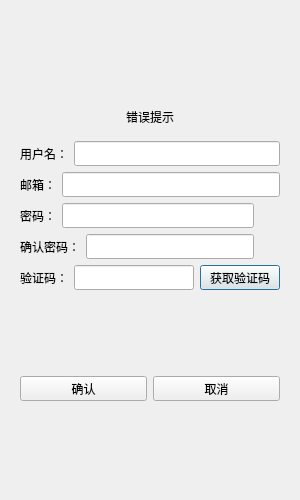
<?xml version="1.0" encoding="UTF-8"?>
<ui version="4.0">
 <class>RegisterDialog</class>
 <widget class="QDialog" name="RegisterDialog">
  <property name="geometry">
   <rect>
    <x>0</x>
    <y>0</y>
    <width>300</width>
    <height>500</height>
   </rect>
  </property>
  <property name="minimumSize">
   <size>
    <width>300</width>
    <height>500</height>
   </size>
  </property>
  <property name="windowTitle">
   <string>Dialog</string>
  </property>
  <layout class="QVBoxLayout" name="verticalLayout_2">
   <item>
    <layout class="QVBoxLayout" name="verticalLayout">
     <item>
      <widget class="QStackedWidget" name="stackedWidget">
       <property name="currentIndex">
        <number>0</number>
       </property>
       <widget class="QWidget" name="page_3">
        <layout class="QVBoxLayout" name="verticalLayout_4">
         <item>
          <spacer name="verticalSpacer">
           <property name="orientation">
            <enum>Qt::Orientation::Vertical</enum>
           </property>
           <property name="sizeHint" stdset="0">
            <size>
             <width>20</width>
             <height>40</height>
            </size>
           </property>
          </spacer>
         </item>
         <item>
          <widget class="QWidget" name="widget" native="true">
           <layout class="QVBoxLayout" name="verticalLayout_6">
            <item>
             <widget class="QLabel" name="err_tip">
              <property name="text">
               <string>错误提示</string>
              </property>
              <property name="alignment">
               <set>Qt::AlignmentFlag::AlignCenter</set>
              </property>
             </widget>
            </item>
           </layout>
          </widget>
         </item>
         <item>
          <layout class="QHBoxLayout" name="horizontalLayout_2">
           <item>
            <widget class="QLabel" name="user_label">
             <property name="minimumSize">
              <size>
               <width>0</width>
               <height>25</height>
              </size>
             </property>
             <property name="maximumSize">
              <size>
               <width>16777215</width>
               <height>25</height>
              </size>
             </property>
             <property name="text">
              <string>用户名：</string>
             </property>
            </widget>
           </item>
           <item>
            <widget class="QLineEdit" name="user_edit">
             <property name="minimumSize">
              <size>
               <width>0</width>
               <height>25</height>
              </size>
             </property>
             <property name="maximumSize">
              <size>
               <width>16777215</width>
               <height>25</height>
              </size>
             </property>
            </widget>
           </item>
          </layout>
         </item>
         <item>
          <layout class="QHBoxLayout" name="horizontalLayout_16">
           <item>
            <widget class="QLabel" name="emaillabel">
             <property name="minimumSize">
              <size>
               <width>0</width>
               <height>25</height>
              </size>
             </property>
             <property name="maximumSize">
              <size>
               <width>16777215</width>
               <height>25</height>
              </size>
             </property>
             <property name="text">
              <string>邮箱：</string>
             </property>
            </widget>
           </item>
           <item>
            <widget class="QLineEdit" name="email_edit">
             <property name="minimumSize">
              <size>
               <width>0</width>
               <height>25</height>
              </size>
             </property>
             <property name="maximumSize">
              <size>
               <width>16777215</width>
               <height>25</height>
              </size>
             </property>
            </widget>
           </item>
          </layout>
         </item>
         <item>
          <layout class="QHBoxLayout" name="horizontalLayout_17">
           <item>
            <widget class="QLabel" name="pass_label">
             <property name="minimumSize">
              <size>
               <width>0</width>
               <height>25</height>
              </size>
             </property>
             <property name="maximumSize">
              <size>
               <width>16777215</width>
               <height>25</height>
              </size>
             </property>
             <property name="text">
              <string>密码：</string>
             </property>
            </widget>
           </item>
           <item>
            <widget class="QLineEdit" name="pass_edit">
             <property name="minimumSize">
              <size>
               <width>0</width>
               <height>25</height>
              </size>
             </property>
             <property name="maximumSize">
              <size>
               <width>16777215</width>
               <height>25</height>
              </size>
             </property>
            </widget>
           </item>
           <item>
            <widget class="ClickedLabel" name="pass_visible">
             <property name="minimumSize">
              <size>
               <width>20</width>
               <height>20</height>
              </size>
             </property>
             <property name="maximumSize">
              <size>
               <width>20</width>
               <height>20</height>
              </size>
             </property>
             <property name="text">
              <string/>
             </property>
            </widget>
           </item>
          </layout>
         </item>
         <item>
          <layout class="QHBoxLayout" name="horizontalLayout_18">
           <item>
            <widget class="QLabel" name="confirm_label">
             <property name="minimumSize">
              <size>
               <width>0</width>
               <height>25</height>
              </size>
             </property>
             <property name="maximumSize">
              <size>
               <width>16777215</width>
               <height>25</height>
              </size>
             </property>
             <property name="text">
              <string>确认密码：</string>
             </property>
            </widget>
           </item>
           <item>
            <widget class="QLineEdit" name="confirm_edit">
             <property name="minimumSize">
              <size>
               <width>0</width>
               <height>25</height>
              </size>
             </property>
             <property name="maximumSize">
              <size>
               <width>16777215</width>
               <height>25</height>
              </size>
             </property>
            </widget>
           </item>
           <item>
            <widget class="ClickedLabel" name="confirm_visible">
             <property name="minimumSize">
              <size>
               <width>20</width>
               <height>20</height>
              </size>
             </property>
             <property name="maximumSize">
              <size>
               <width>20</width>
               <height>20</height>
              </size>
             </property>
             <property name="text">
              <string/>
             </property>
            </widget>
           </item>
          </layout>
         </item>
         <item>
          <layout class="QHBoxLayout" name="horizontalLayout_19">
           <item>
            <widget class="QLabel" name="verify_label">
             <property name="minimumSize">
              <size>
               <width>0</width>
               <height>25</height>
              </size>
             </property>
             <property name="maximumSize">
              <size>
               <width>16777215</width>
               <height>25</height>
              </size>
             </property>
             <property name="text">
              <string>验证码：</string>
             </property>
            </widget>
           </item>
           <item>
            <widget class="QLineEdit" name="verify_edit">
             <property name="minimumSize">
              <size>
               <width>0</width>
               <height>25</height>
              </size>
             </property>
             <property name="maximumSize">
              <size>
               <width>16777215</width>
               <height>25</height>
              </size>
             </property>
            </widget>
           </item>
           <item>
            <widget class="TimerBtn" name="get_code">
             <property name="minimumSize">
              <size>
               <width>0</width>
               <height>25</height>
              </size>
             </property>
             <property name="maximumSize">
              <size>
               <width>16777215</width>
               <height>25</height>
              </size>
             </property>
             <property name="text">
              <string>获取验证码</string>
             </property>
            </widget>
           </item>
          </layout>
         </item>
         <item>
          <spacer name="verticalSpacer_3">
           <property name="orientation">
            <enum>Qt::Orientation::Vertical</enum>
           </property>
           <property name="sizeHint" stdset="0">
            <size>
             <width>20</width>
             <height>40</height>
            </size>
           </property>
          </spacer>
         </item>
         <item>
          <layout class="QHBoxLayout" name="horizontalLayout_20">
           <item>
            <widget class="QPushButton" name="confirm_btn">
             <property name="minimumSize">
              <size>
               <width>0</width>
               <height>25</height>
              </size>
             </property>
             <property name="maximumSize">
              <size>
               <width>16777215</width>
               <height>25</height>
              </size>
             </property>
             <property name="text">
              <string>确认</string>
             </property>
            </widget>
           </item>
           <item>
            <widget class="QPushButton" name="cancel_btn">
             <property name="minimumSize">
              <size>
               <width>0</width>
               <height>25</height>
              </size>
             </property>
             <property name="maximumSize">
              <size>
               <width>16777215</width>
               <height>25</height>
              </size>
             </property>
             <property name="text">
              <string>取消</string>
             </property>
            </widget>
           </item>
          </layout>
         </item>
         <item>
          <spacer name="verticalSpacer_2">
           <property name="orientation">
            <enum>Qt::Orientation::Vertical</enum>
           </property>
           <property name="sizeHint" stdset="0">
            <size>
             <width>20</width>
             <height>40</height>
            </size>
           </property>
          </spacer>
         </item>
        </layout>
       </widget>
       <widget class="QWidget" name="page_4">
        <layout class="QVBoxLayout" name="verticalLayout_3">
         <item>
          <spacer name="verticalSpacer_6">
           <property name="orientation">
            <enum>Qt::Orientation::Vertical</enum>
           </property>
           <property name="sizeHint" stdset="0">
            <size>
             <width>20</width>
             <height>40</height>
            </size>
           </property>
          </spacer>
         </item>
         <item>
          <widget class="QLabel" name="tip_lb">
           <property name="text">
            <string>注册成功：5秒后返回登录</string>
           </property>
           <property name="alignment">
            <set>Qt::AlignmentFlag::AlignCenter</set>
           </property>
          </widget>
         </item>
         <item>
          <widget class="QLabel" name="tip2_lb">
           <property name="text">
            <string>可点击返回按钮直接返回登录界面</string>
           </property>
           <property name="alignment">
            <set>Qt::AlignmentFlag::AlignCenter</set>
           </property>
          </widget>
         </item>
         <item>
          <spacer name="verticalSpacer_5">
           <property name="orientation">
            <enum>Qt::Orientation::Vertical</enum>
           </property>
           <property name="sizeHint" stdset="0">
            <size>
             <width>20</width>
             <height>40</height>
            </size>
           </property>
          </spacer>
         </item>
         <item>
          <widget class="QWidget" name="widget_2" native="true">
           <layout class="QHBoxLayout" name="horizontalLayout">
            <item>
             <spacer name="horizontalSpacer">
              <property name="orientation">
               <enum>Qt::Orientation::Horizontal</enum>
              </property>
              <property name="sizeHint" stdset="0">
               <size>
                <width>40</width>
                <height>20</height>
               </size>
              </property>
             </spacer>
            </item>
            <item>
             <widget class="QPushButton" name="return_btn">
              <property name="minimumSize">
               <size>
                <width>0</width>
                <height>25</height>
               </size>
              </property>
              <property name="maximumSize">
               <size>
                <width>16777215</width>
                <height>25</height>
               </size>
              </property>
              <property name="text">
               <string>返回登录</string>
              </property>
             </widget>
            </item>
            <item>
             <spacer name="horizontalSpacer_2">
              <property name="orientation">
               <enum>Qt::Orientation::Horizontal</enum>
              </property>
              <property name="sizeHint" stdset="0">
               <size>
                <width>40</width>
                <height>20</height>
               </size>
              </property>
             </spacer>
            </item>
           </layout>
          </widget>
         </item>
         <item>
          <spacer name="verticalSpacer_4">
           <property name="orientation">
            <enum>Qt::Orientation::Vertical</enum>
           </property>
           <property name="sizeHint" stdset="0">
            <size>
             <width>20</width>
             <height>40</height>
            </size>
           </property>
          </spacer>
         </item>
        </layout>
       </widget>
      </widget>
     </item>
    </layout>
   </item>
  </layout>
 </widget>
 <customwidgets>
  <customwidget>
   <class>TimerBtn</class>
   <extends>QPushButton</extends>
   <header>timerbtn.h</header>
  </customwidget>
  <customwidget>
   <class>ClickedLabel</class>
   <extends>QLabel</extends>
   <header>clickedlabel.h</header>
  </customwidget>
 </customwidgets>
 <resources/>
 <connections/>
</ui>
